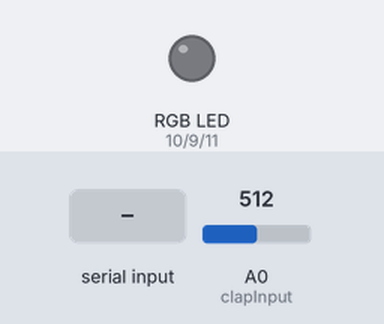
A sketch run on a simulated Arduino Uno, built with avr-gcc and run on an emulated ATmega328P. Shown: an RGB LED mixed from three pins (HIGH = lit). Dashed ring = blinking. Inputs (shaded band) come from the test bench; at power-on: A0 (clapInput) = 512. Dim RGB values are drawn brighter than linear; EEPROM starts erased.

Above: at 1.2 s.
1.3 s: A0 (clapInput) set to 538
2.8 s: A0 (clapInput) set to 557
At 3.1 s:
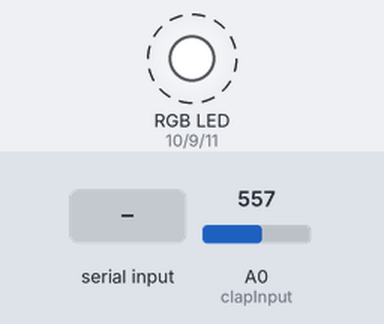
5.8 s: "R90\n" received over the second serial link
8.8 s: "R,45\n" received over the second serial link
At 8.99 s:
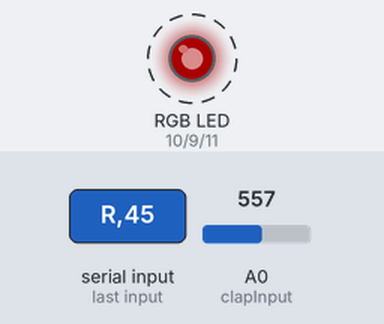
11.8 s: "LED_OFF" received over the second serial link
14.8 s: "G90\n" received over the second serial link
At 15.08 s:
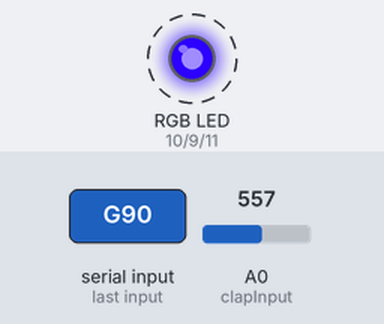
Timing chart, 0 to 18.8 s (numbered marks = the images above; inputs shaded):
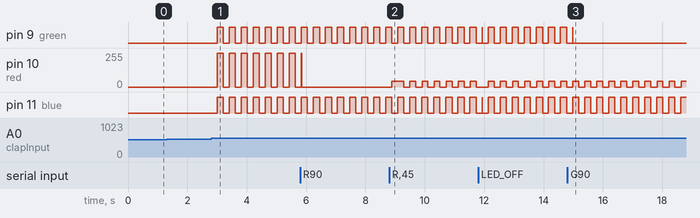

Measured:
- the behaviour switches between 549 and 550 on A0 (clapInput) (found by bisection; images 0 and 1)
- after the input at 1.3 s, every drawn part: stays the same
- after the input at 2.8 s, pin 9 (green), pin 11 (blue): alternates HIGH for 0.21 s and LOW for 0.20 s, starting after 0.20 s; pin 10 (red): alternates 255/255 for 0.21 s and 0/255 for 0.20 s, starting after 0.20 s
- after the input at 8.8 s, pin 10 (red): 0/255 → 45/255 after 0.09 s, then repeats every 0.41 s: 0/255 0.21 s, 45/255 0.20 s

The sketch:

arduino.ino
```cpp
#include <SoftwareSerial.h>
#include <EEPROM.h>

SoftwareSerial mySerial(2, 4); // RX, TX

int mRed = 0;
int mGreen = 1;
int mBlue = 2;

/* clap sound on/off */

int clapInput = 0;
int clapValue = 0;
boolean clapped = false;

/* LED strip */

int blue = 11;
int red = 10;
int green = 9;
bool ledStripState = false; // on == true; off == false;

/* Bluetooth serial comm. */

char character;
String command;

/* User Functions */

void ledStripOn();
void ledOldColor();
void ledStripOff();

void clapToStart()
{
  clapValue = analogRead(clapInput);

  if (clapValue >= 550)
  {
    clapped = true;
    delay(200);

    if (!ledStripState)
    {
      ledStripOn();
      delay(5);
      ledOldColor();
    }

    else
    {
      ledStripOff();
    }

    ledStripState = !ledStripState;
    clapped = false;
  }
}

void commWithBT()
{

  while (mySerial.available() > 0)
  {
    character = mySerial.read();
    command.concat(character);
    delay(1);
  }

  if (command == "LED_ON")
  {
    ledStripOn();
    ledOldColor();
    ledStripState = true;
  }

  else if (command == "LED_OFF")
  {
    ledStripOff();
    ledStripState = false;
  }

  else if (command[0] == 'R')
  {
    command = command.substring(0, 5);
    int value = command.substring(2).toInt();

    analogWrite(red, value);
    EEPROM.write(mRed, value);
  }

  else if (command[0] == 'G')
  {
    command = command.substring(0, 5);
    int value = command.substring(2).toInt();

    analogWrite(green, value);
    EEPROM.write(mGreen, value);
  }

  else if (command[0] == 'B')
  {
    command = command.substring(0, 5);
    int value = command.substring(2).toInt();

    analogWrite(blue, value);
    EEPROM.write(mBlue, value);
  }

  command = "";
}

void ledStripOn()
{
  digitalWrite(red, HIGH);
  digitalWrite(green, HIGH);
  digitalWrite(blue, HIGH);
}

void ledStripOff()
{
  digitalWrite(green, LOW);
  digitalWrite(blue, LOW);
  digitalWrite(red, LOW);
}

void ledOldColor()
{
  int valueRed = EEPROM.read(mRed);
  analogWrite(red, valueRed);

  int valueGreen = EEPROM.read(mGreen);
  analogWrite(green, valueGreen);

  int valueBlue = EEPROM.read(mBlue);
  analogWrite(blue, valueBlue);
}

void setup()
{
  Serial.begin(9600);

  pinMode(clapInput, INPUT);
  pinMode(9, OUTPUT);
  pinMode(10, OUTPUT);
  pinMode(11, OUTPUT);

  mySerial.begin(9600);
}

void loop()
{

  clapToStart();
  if (mySerial.available() > 0)
  {
    commWithBT();
  }
}
```
